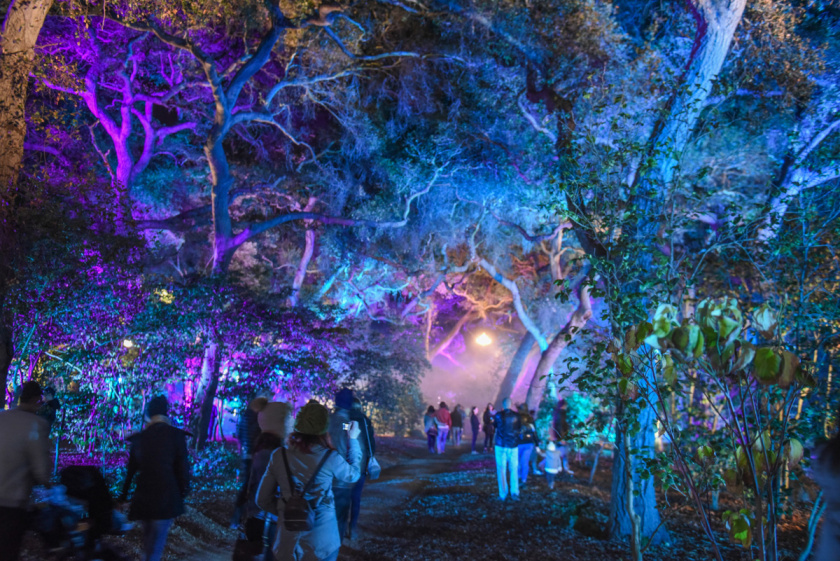
#> input picture 디지털영상처리/week7/data/sirens-descansoenchanted-8.jpg, 840 x 561 px, given in place of man_woman.bmp, which was not available
$ python Eh4.2_HistogramStretching_imadjust.py
#> lines starting #> are read from the running program, lines starting #| are printed output that depends on the picture; pictures that were not available may be replaced by others from this repository, and a replacement may not be noted
"""
개요
    히스토그램 스트레칭과 감마 변환을 동시에 수행한다.
    입력의 범위와 출력의 범위를 각각 튜플로 지정한다.
    출력 범위의 값이 출력되도록 정해진 범위의 입력에 대해 감마함수 변환이 이루어집니다.
    => 이런 동작이 이루어지는 imadjust() 함수를 개발하여 수행하였다.
    이 함수는 mathworks사의 matlab 프로그래밍언어에서 지원하던 함수이다.
        mathworks 링크: https://ko.wikipedia.org/wiki/MATLAB
    matlab 언어는 수학, 공학자를 위한 파이썬과 유사한 프로그래밍 언어이다.
      imadjust() 함수 링크: https://www.mathworks.com/help/images/ref/imadjust.html?s_tid=srchtitle

    자체 제작한 imadjust() 함수를 이용하여 histogram stretching을 수행하였다.
    다야한 파라미터를 적용한 영상을 한 화면에 출력한다.

미션

1. 트랙바 기반 imadjust 영상 처리 수행프로그램을 제작하기
    1) 트랙바를 통해 imadjust 파라미터를 제어하시오.
    2) tkinter GUI를 이용해 처리 영상 파일을 선택할 수 있게 수정하시오.
    3) 소스 프로그램을 pyinstaller를 이용해 수행 파일로 만들고, 동작을 검증하시오.
        파라미터를 제어하여 대조비 감쇠, 증가, 감마변환, 역상 변환이 가능함을 보인다.

   위의 프로그램이 완성되면
    4) 변환된 영상에 대한 히스토그램을 imhist() 함수를 출력하는 기능을 추가하시오.
    5) tkinter GUI에 처리된 영상의 패스와 이름을 지정하는 기능을 추가하시오.
    6) pyinstaller를 통해 제작된 프로그램을 exe 파일로 저장하여 동작 가능함을 보이시오

2. Low contrast challenge
    https://www.dpreview.com/forums/post/64456273


"""

import numpy as np
import cv2 as cv
from matplotlib import pyplot as plt


#=============================================================================================
# 단계 0
# 영상이 존재하는 폴더와 파일 이름을 지정하여 영상 파일 읽어 내기
# 다음 사례를 활용하여 영상 파일이 있는 폴더를 적절히 지정하시오.
#Path = 'd:\Work\StudyImages\Images\\'       # \\ 오류 발생 방지. \만 쓰면 오류.
Path = '../data/'               # 현재 상위 폴더의 상위 폴더 아래에 있는 Images 폴더.
#Path = 'D:/work/StudyImages/images/'

# 중간에 계조값이 몰리는 영상
test_lst1 = [[(0, 1), (0, 1), 1], [(0.2, 0.8), (0, 1), 1], [(0.0, 0.8), (0, 1), 1.5], [(0.3, 0.7), (0, 1), 1.2]]

# 어두운 영상
test_lst2 = [[(0, 1), (0, 1), 1], [(0.0, 0.4), (0, 1), 0.6], [(0.0, 0.6), (0, 1), 0.7], [(0.0, 0.6), (0, 1), 0.5]]

Name = 'lenna.tif'
# [14 lines of commented-out code are left out]

Name = 'ele_book.jpg';  test_lst = test_lst1    # 대조비 약한 영상
Name = 'man_woman.bmp'; test_lst = test_lst2   # 어두운 영상

FullName = Path + Name
img = cv.imread(FullName)
#> img is the input picture: shape (561, 840, 3); mean B, G, R 111.1, 68.9, 51.1
#cv.imshow('src', img)
assert img is not None, "Failed to load image file:"

def open_figure(win_name='', fig_size=(17, 10), sub_title='', font_size=10):
    fig = plt.figure(num=win_name, figsize=fig_size)
    if sub_title == '':
        sub_title = win_name
    plt.suptitle(sub_title, fontsize=font_size, fontweight='bold')
    #fig.patch.set_facecolor('silver')  # 화면 바탕 색상을 정한다.
    #fig.patch.set_alpha(0.3)

    # 원한다면 창을 최대화하여 그림을 출력한다.
    #figManager = plt.get_current_fig_manager()
    #figManager.window.showMaximized()
    return fig

#=============================================================================================
# make_lut_for_imadjust() : imadjust() 함수를 만들기 위한 LUT를 만들어 반환한다.
# LUT에는 uint8형의 데이터에 대해 어떤 값으로 변환해서 출력해야 하는지를 담고 있는
# 256개의 uint8 형의 데이터가 저장되어 있다.
# =============================================================================================

def make_lut_for_imadjust(input_range=None, output_range=None, gamma=1):
    src = np.arange(0, 256) / 256
    if input_range is None:
        input_range = (0, 1)
    low_in, high_in = input_range
    #print(low_in, high_in)
    if output_range is None:
        output_range = (0, 1)
    low_out, high_out = output_range
    #print(low_out, high_out)
    dst = np.empty_like(src, np.float64)
    #print(dst.shape)

    for i in range(0, len(src)):
        if src[i] < low_in:
            dst[i] = low_out
        elif src[i] > high_in:
            dst[i] = high_out
        elif gamma == 1:
            dst[i] = (high_out-low_out) / (high_in - low_in) * (src[i] - low_in) + low_out
        else:   # gamma가 1이 아닌 경우 감마 변환 => 아래 루틴은 오류가 있습니다. (0, 1)=> (0, 1) 범위만 됩니다. 주석처리 하였음
            #dst[i] = ((src[i]-low_in) * (high_out-low_out)/(high_in - low_in))**gamma + (low_out-(1-high_in) * (1-high_in + src[i]) )
            dst[i] = (high_out - low_out) * ((src[i] - low_in)/ (high_in - low_in)) ** gamma + low_out      # 올바른 처리
    return src, dst, input_range, output_range, gamma    # dst가 LUT이다.

# =============================================================================================
# imadjust() 함수의 설계 사례
# 1. 코딩의 간편함을 위해 아래 가정을 전제하기로 합니다.
#   src는 uint8 영상
#   반환 영상도 uint8 영상
# 2. 먼저 LUT를 만들고, LUT를 기반으로 각 픽셀을 변환한다.
# =============================================================================================

# 소스 영상은 uint8 데이터형으로 가정한다.
def imadjust(img, input_range=None, output_range=None, gamma=1):
    _, LUT_float, __, ___, ____ = make_lut_for_imadjust(input_range, output_range, gamma)
    LUT = (255*LUT_float).astype(np.uint8)
    return LUT[img]


# -------------------------------------------------------------------------------------------
# imadjust() 적용 연습
# -------------------------------------------------------------------------------------------

#img 부동소수 쓰면 안된다. uint8 형만 입력 가능하다
#dst = imadjust(img, input_range=(0.01, 0.8), output_range=(0, 1), gamma=0.7)
#cv.imshow("test", dst); cv.waitKey(); exit()


open_figure(win_name='Histogram Stretching Results from self-made imadjust() function')

i = 0
for in_r, out_r, gm in test_lst:
    plt.subplot(241 + i)
    dst = imadjust(img[..., ::-1], input_range=in_r, output_range=out_r, gamma=gm)
    plt.title(fr'{i+1}) input={in_r}, out={out_r}, $\gamma$={gm}', fontsize=12)
    plt.imshow(dst)
    plt.axis("off")
    #plt.autoscale(enable=True,  # enable : True (default) turns autoscaling on,
    #              axis='both',  # axis : {'both', 'x', 'y'}, optional which axis to operate on
    #              tight=True)  # tight : bool or None, optional. If True, set view limits to data limits;
    plt.subplot(241 + i+1)
    dstG = cv.cvtColor(dst, cv.COLOR_BGR2GRAY)
    plt.hist(dstG.ravel(), 256, [0, 256], histtype='step', color='c', label="gray")
    #plt.xticks(np.linspace(0, 255, 5))
    plt.autoscale(enable=True,  # enable : True (default) turns autoscaling on,
                  axis='x',  # axis : {'both', 'x', 'y'}, optional which axis to operate on
                  tight=True)  # tight : bool or None, optional. If True, set view limits to data limits;
    plt.grid(color='b', linestyle='--', linewidth=0.5)
    i += 2
#> this loop made 4 passes
#> pass 1, `dstG = cv.cvtColor(dst, cv.COLOR_BGR2GRAY)`:
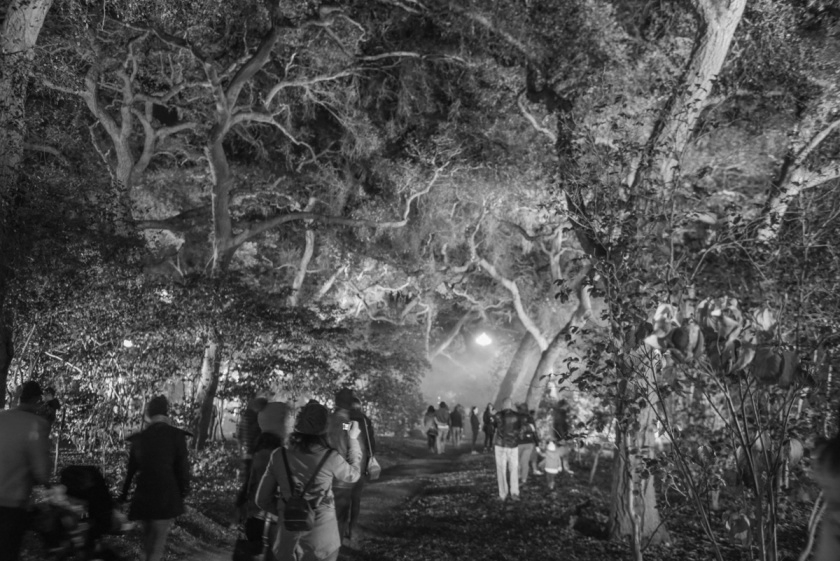
#> dstG: shape (561, 840); min 3, max 250, mean 78.5
#> pass 2, `dst = imadjust(img[..., ::-1], input_range=in_r, output_range=out_r, g..`:
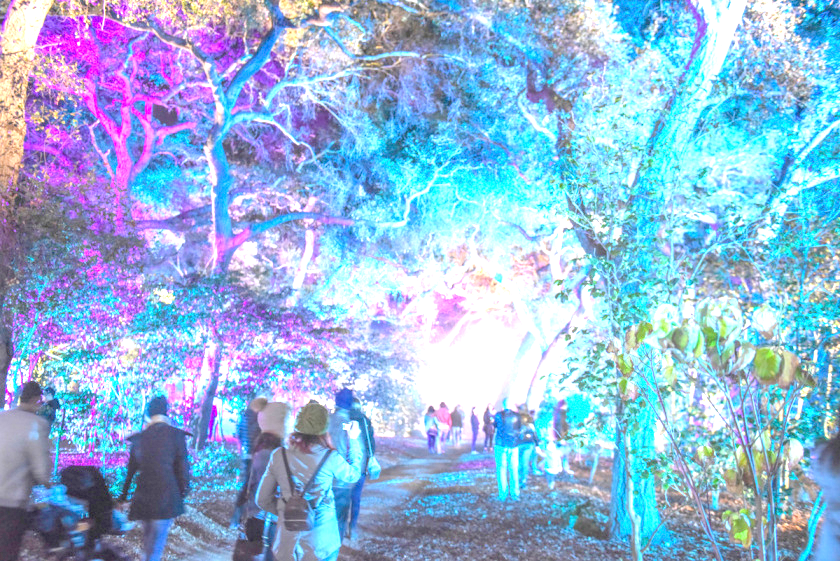
#> dst: shape (561, 840, 3); mean R, G, B 148.7, 184, 219.4
#> pass 2, `dstG = cv.cvtColor(dst, cv.COLOR_BGR2GRAY)`:
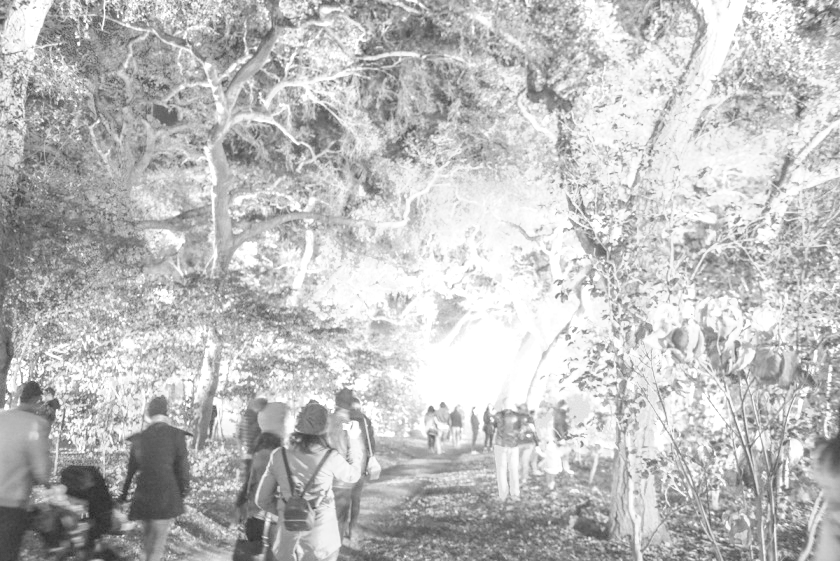
#> dstG: shape (561, 840); min 32, max 255, mean 190.5
#> after the loop:
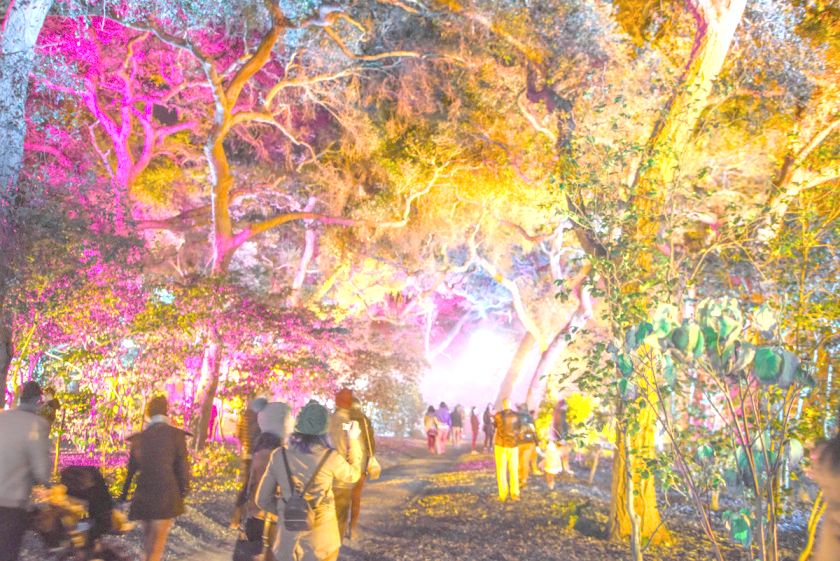
#> dst: shape (561, 840, 3); mean B, G, R 133.8, 162.3, 199.8
#> after the loop:
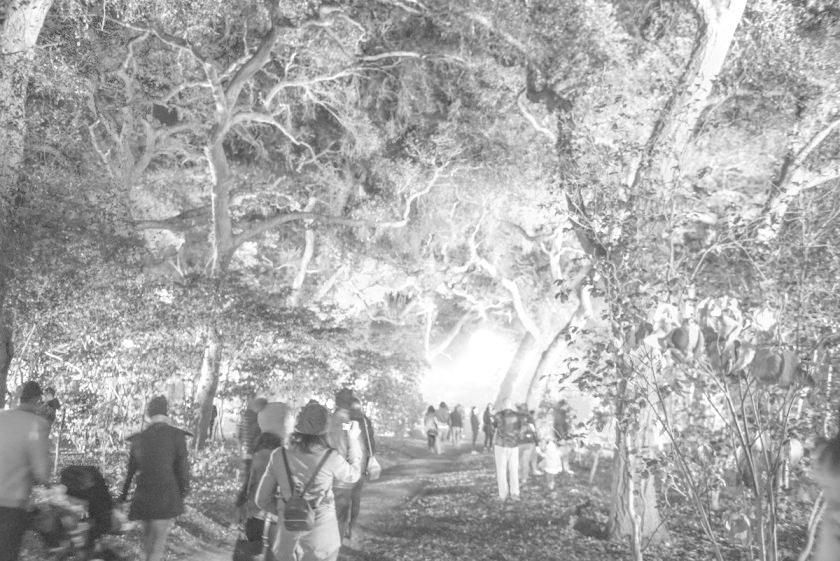
#> dstG: shape (561, 840); min 35, max 255, mean 170.2
#> after the loop, i = 8
# sub 화면의 간격을 조정하려면 일단 출력하고 나서 진행해야 함.
# 아래 조정 작업 중에서 나중에 쓴 것이 설정을 overwrite함.
plt.tight_layout()  # 가로, 세로 관점에서 빈틈을 줄여 그림의 크기를 키움
#plt.subplots_adjust(left=0.1, right=0.9, top=0.9, bottom=0.1)  # 상하좌우 여백의 크기를 지정

#plt.waitforbuttonpress()        # interactive mode에서 현 화면에서 버튼 입력을 기다린다.
plt.show()
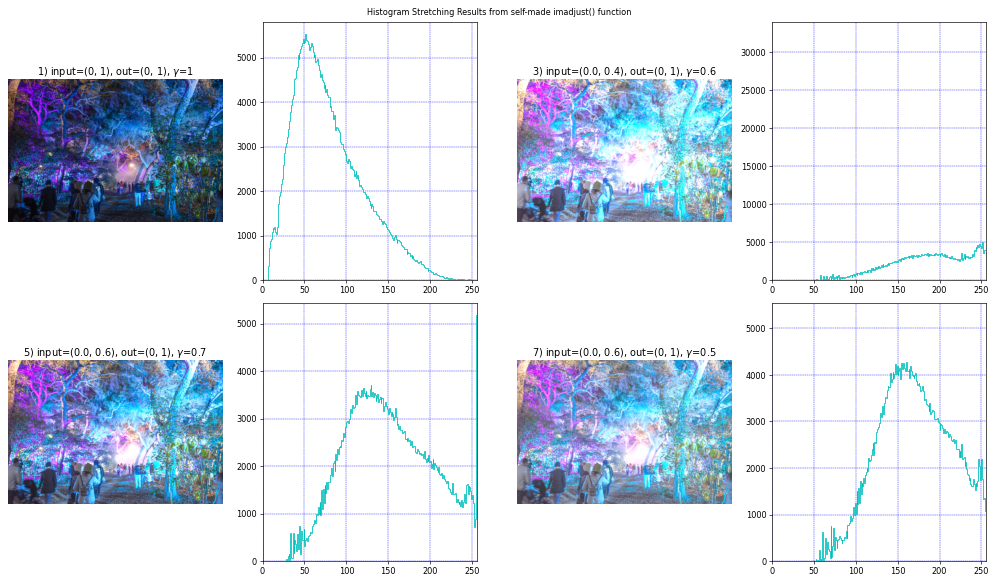
#> figure drawn by matplotlib, 8 panels


"""
# ---------------------------------------------------------------
# 아래는 매번 화소 값을 직접 변환하는 바람직하지 않는 접근 방식의 코딩 사례입니다....
# LUT 방식보다 속도가 매우 떨어지므로 지양해야할 방식의 코딩입니다.
# 기록 차원에서 남겨 둡니다. 오류가 있을 수도 있습니다....
# ---------------------------------------------------------------

def imadjust(src, input_range=None, output_range=None, gamma=1):
    if input_range is None:
        input_range = (0, 1)
    low_in, high_in = input_range
    print(low_in, high_in)
    if output_range is None:
        output_range = (0, 1)
    low_out, high_out = output_range
    print(low_out, high_out)
    dst = np.empty_like(src, np.float64)
    print(dst.shape)
    row, col = src.shape[0:2]
    if len(src.shape) == 3:         # mono?
        channel = 3
    else:
        channel = 1

    # 중요!!!! for loop를 사용하지 말고 구현할 수 있는지 검토해 보기 바랍니다...
    for i in range(0, row):
        for j in range(0, col):
            for k in range(0, channel):
                if src[i, j, k] < low_in:
                    dst[i, j, k] = low_out
                elif src[i, j, k] > high_in:
                    dst[i, j, k] = high_out
                else:
                    dst[i, j, k] = (high_out-low_out) / (high_in - low_in) * (src[i, j, k] - low_in) + low_out
    return dst

"""
